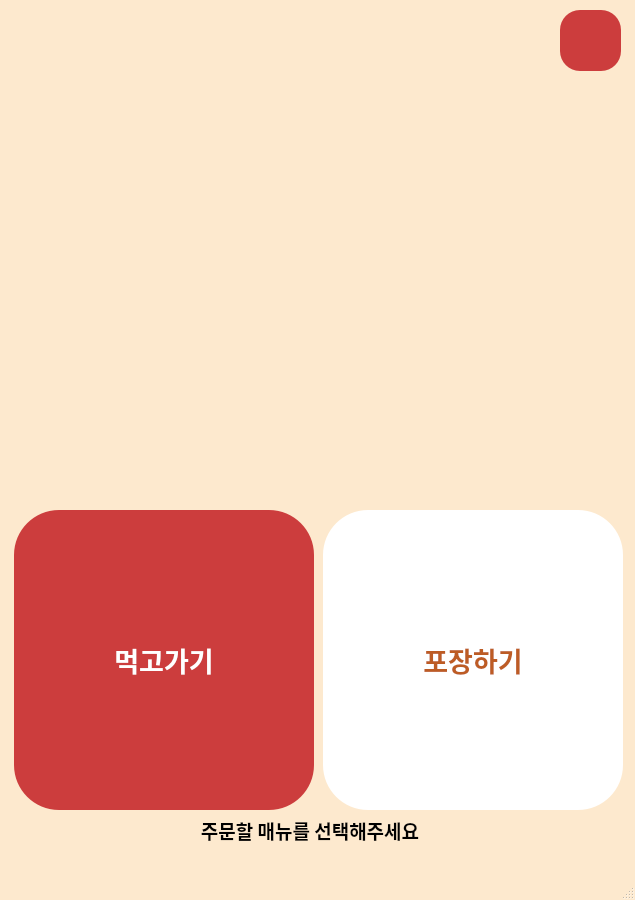
<?xml version="1.0" encoding="UTF-8"?>
<ui version="4.0">
 <class>MainWindow</class>
 <widget class="QMainWindow" name="MainWindow">
  <property name="geometry">
   <rect>
    <x>0</x>
    <y>0</y>
    <width>635</width>
    <height>900</height>
   </rect>
  </property>
  <property name="windowTitle">
   <string>MainWindow</string>
  </property>
  <property name="styleSheet">
   <string notr="true">QMainWindow{
	background:#fde9ce;
}
QPushButton{
    background:white;
    border:1px solid #BDBDBD;
    border-radius:20px;
}

QPushButton:hover{
    background:#F5F5F5;
}

QPushButton:pressed{
    background:#E0E0E0;
}</string>
  </property>
  <property name="animated">
   <bool>true</bool>
  </property>
  <widget class="QWidget" name="centralwidget">
   <property name="autoFillBackground">
    <bool>false</bool>
   </property>
   <widget class="QPushButton" name="pushButton">
    <property name="geometry">
     <rect>
      <x>14</x>
      <y>510</y>
      <width>300</width>
      <height>300</height>
     </rect>
    </property>
    <property name="font">
     <font>
      <family>Bahnschrift</family>
      <pointsize>20</pointsize>
      <weight>75</weight>
      <bold>true</bold>
     </font>
    </property>
    <property name="layoutDirection">
     <enum>Qt::LeftToRight</enum>
    </property>
    <property name="styleSheet">
     <string notr="true">QPushButton{
    background:#CC3D3D;
    border:none;
    border-radius:45px;
	color: #FFFFFF;
}

QPushButton:hover{
    background:#BA2B2B;
}

QPushButton:pressed{
    background:#A81919;
}</string>
    </property>
    <property name="text">
     <string>먹고가기</string>
    </property>
    <property name="icon">
     <iconset>
      <normaloff>icon/dish.png</normaloff>icon/dish.png</iconset>
    </property>
    <property name="iconSize">
     <size>
      <width>90</width>
      <height>90</height>
     </size>
    </property>
    <property name="checkable">
     <bool>false</bool>
    </property>
    <property name="autoExclusive">
     <bool>false</bool>
    </property>
    <property name="autoDefault">
     <bool>false</bool>
    </property>
    <property name="default">
     <bool>false</bool>
    </property>
    <property name="flat">
     <bool>false</bool>
    </property>
   </widget>
   <widget class="QPushButton" name="pushButton_2">
    <property name="geometry">
     <rect>
      <x>323</x>
      <y>510</y>
      <width>300</width>
      <height>300</height>
     </rect>
    </property>
    <property name="font">
     <font>
      <family>Bahnschrift</family>
      <pointsize>20</pointsize>
      <weight>75</weight>
      <bold>true</bold>
     </font>
    </property>
    <property name="styleSheet">
     <string notr="true">QPushButton{
    background:white;
    border:none;
    border-radius:45px;
	color: #BD5C24;
}

QPushButton:hover{
    background:#F5F5F5;
}

QPushButton:pressed{
    background:#E0E0E0;
}</string>
    </property>
    <property name="text">
     <string>포장하기</string>
    </property>
    <property name="icon">
     <iconset>
      <normaloff>icon/free-icon-take-away-3081098.png</normaloff>icon/free-icon-take-away-3081098.png</iconset>
    </property>
    <property name="iconSize">
     <size>
      <width>90</width>
      <height>90</height>
     </size>
    </property>
   </widget>
   <widget class="QLabel" name="label">
    <property name="geometry">
     <rect>
      <x>10</x>
      <y>10</y>
      <width>241</width>
      <height>62</height>
     </rect>
    </property>
    <property name="text">
     <string/>
    </property>
    <property name="pixmap">
     <pixmap>../Download/new_logo.png</pixmap>
    </property>
    <property name="scaledContents">
     <bool>true</bool>
    </property>
   </widget>
   <widget class="QLabel" name="label_2">
    <property name="geometry">
     <rect>
      <x>0</x>
      <y>0</y>
      <width>635</width>
      <height>635</height>
     </rect>
    </property>
    <property name="text">
     <string/>
    </property>
    <property name="pixmap">
     <pixmap>icon/background.png</pixmap>
    </property>
    <property name="scaledContents">
     <bool>true</bool>
    </property>
   </widget>
   <widget class="QLabel" name="label_3">
    <property name="geometry">
     <rect>
      <x>180</x>
      <y>820</y>
      <width>260</width>
      <height>21</height>
     </rect>
    </property>
    <property name="font">
     <font>
      <family>Bahnschrift</family>
      <pointsize>14</pointsize>
      <weight>75</weight>
      <bold>true</bold>
     </font>
    </property>
    <property name="text">
     <string>주문할 매뉴를 선택해주세요</string>
    </property>
    <property name="alignment">
     <set>Qt::AlignCenter</set>
    </property>
   </widget>
   <widget class="QPushButton" name="setting">
    <property name="geometry">
     <rect>
      <x>560</x>
      <y>10</y>
      <width>61</width>
      <height>61</height>
     </rect>
    </property>
    <property name="font">
     <font>
      <family>휴먼모음T</family>
      <pointsize>20</pointsize>
     </font>
    </property>
    <property name="styleSheet">
     <string notr="true">QPushButton{
    background:#CC3D3D;
    border:none;
    border-radius:20px;
}

QPushButton:hover{
    background:#BA2B2B;
}

QPushButton:pressed{
    background:#980000;
}</string>
    </property>
    <property name="text">
     <string/>
    </property>
    <property name="icon">
     <iconset>
      <normaloff>icon/iconset.png</normaloff>icon/iconset.png</iconset>
    </property>
    <property name="iconSize">
     <size>
      <width>40</width>
      <height>40</height>
     </size>
    </property>
   </widget>
   <zorder>label_2</zorder>
   <zorder>pushButton</zorder>
   <zorder>pushButton_2</zorder>
   <zorder>label</zorder>
   <zorder>label_3</zorder>
   <zorder>setting</zorder>
  </widget>
  <widget class="QMenuBar" name="menubar">
   <property name="geometry">
    <rect>
     <x>0</x>
     <y>0</y>
     <width>635</width>
     <height>21</height>
    </rect>
   </property>
  </widget>
  <widget class="QStatusBar" name="statusbar"/>
 </widget>
 <resources/>
 <connections/>
</ui>
